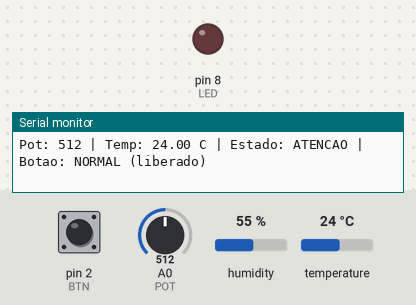
A sketch run on a simulated Arduino Uno, built with avr-gcc and run on an emulated ATmega328P. On the bench: output pins drawn as LEDs (lit = HIGH), the last lines printed to the serial monitor. The inputs (shaded band) are chosen by the test bench; at power-on: pin 2 (BTN) HIGH, temperature 24 °C, A0 (POT) = 512, humidity 55 %.

Above: at 1.2 s.
1.3 s: pin 2 (BTN) pulled LOW for 0.25 s
At 1.56 s:
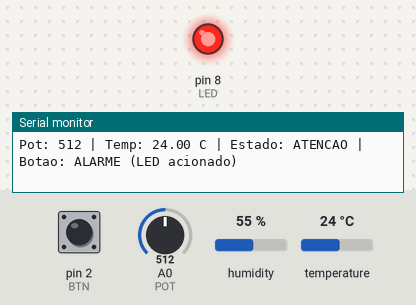
3.1 s: temperature set to 39.6 °C
4.6 s: temperature set to 40.4 °C
14.2 s: pin 2 (BTN) pulled LOW for 1 s
At 15.7 s:
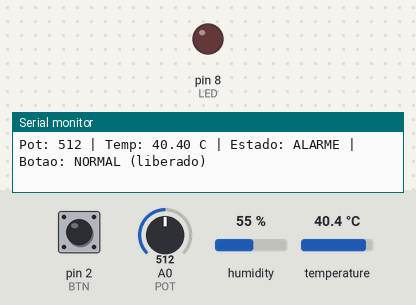
16.8 s: pin 2 (BTN) driven LOW
At 17.7 s:
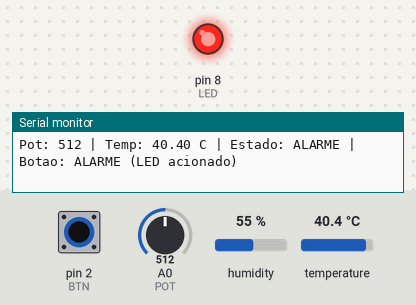
Timing chart, 0 to 19.8 s (numbered marks = the images above; inputs shaded):
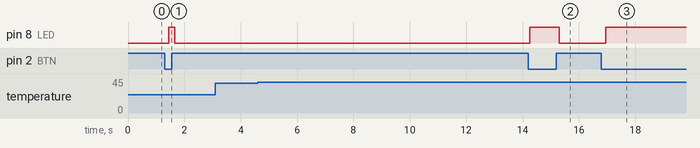

Measured:
- after the input at 1.3 s, pin 8 (LED): LOW → HIGH after 0.15 s, → LOW 0.21 s later
- after the input at 14.2 s, pin 8 (LED): LOW → HIGH after 0.05 s, → LOW 1.1 s later
- after the input at 16.8 s, pin 8 (LED): LOW → HIGH after 0.15 s

The sketch:

sketch.ino
```cpp
#include <DHT.h>

const int BTN = 2;
const int LED = 8;
const int POT = A0;
const int DHTPIN = 4;
const int DHTTYPE = DHT22;

DHT dht(DHTPIN, DHTTYPE);

void setup() {
  pinMode(BTN, INPUT_PULLUP);
  pinMode(LED, OUTPUT);
  Serial.begin(9600);
  dht.begin();
}

void loop() {
  // --- Botão / LED ---
  bool pressionado = digitalRead(BTN) == LOW;
  digitalWrite(LED, pressionado);
  String estadoBotao = pressionado ? "ALARME (LED acionado)" : "NORMAL (liberado)";

  // --- Potenciômetro ---
  int bruto = analogRead(POT);

  // --- DHT22 ---
  float t = dht.readTemperature();

  // --- Estado geral (Potenciômetro + Temperatura + DHT), conforme tabela ---
  String estadoGeral;
  if (isnan(t)) {
    estadoGeral = "FALHA DE SENSOR";
  } else if (t >= 40 || bruto >= 750) {
    estadoGeral = "ALARME";
  } else if (t >= 30 || bruto >= 400) {
    estadoGeral = "ATENCAO";
  } else {
    estadoGeral = "NORMAL";
  }

  // --- Saída no Serial ---
  Serial.print("Pot: ");
  Serial.print(bruto);
  Serial.print(" | Temp: ");
  if (isnan(t)) {
    Serial.print("--");
  } else {
    Serial.print(t);
  }
  Serial.print(" C | Estado: ");
  Serial.print(estadoGeral);
  Serial.print(" | Botao: ");
  Serial.println(estadoBotao);

  delay(200); // DHT22 precisa de pelo menos ~2s entre leituras
}
```
